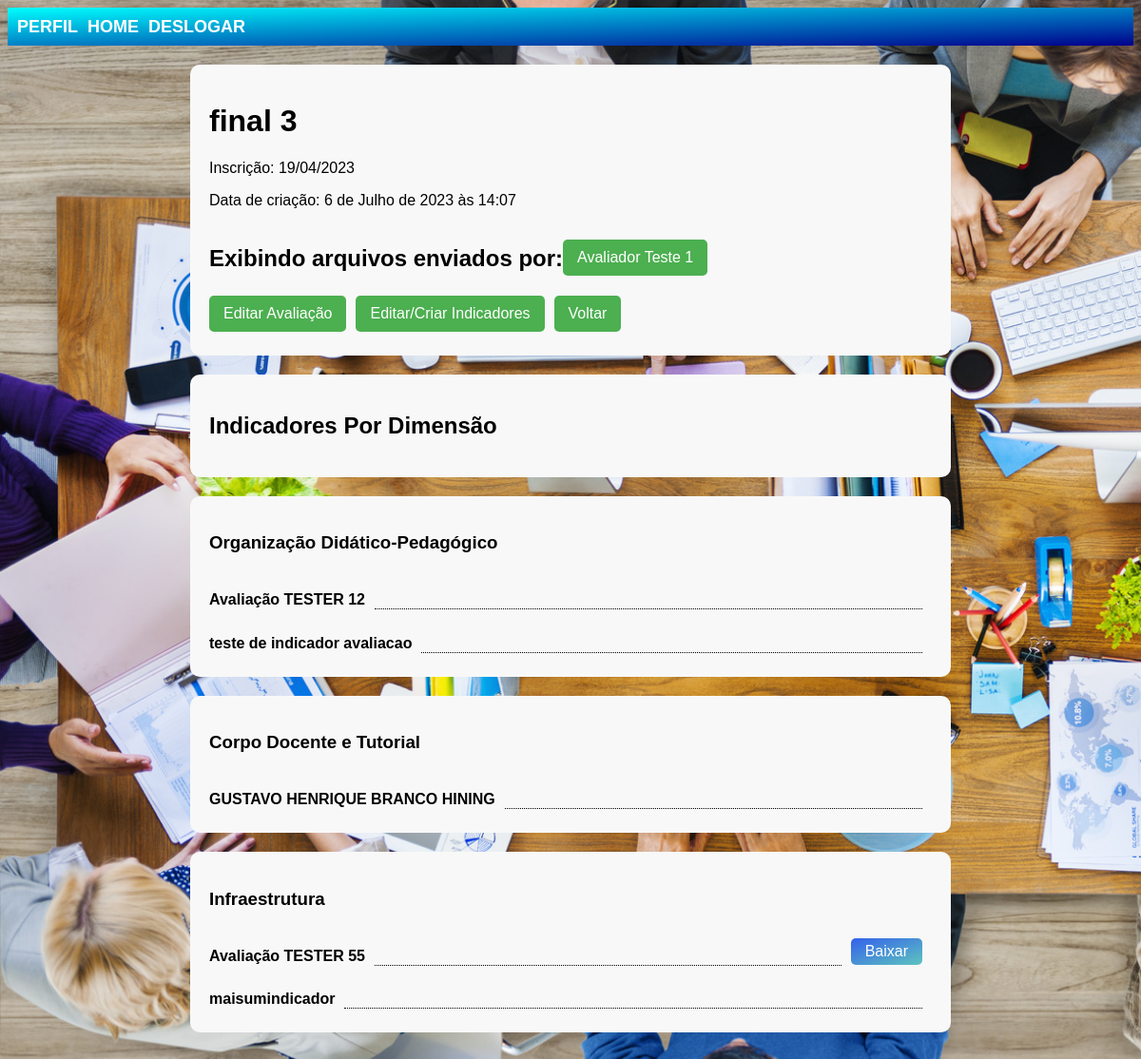
The app's page /avaliacoes/distribuidor_detalhes_avaliacao_arquivos/2/27/ (signed in), older data.
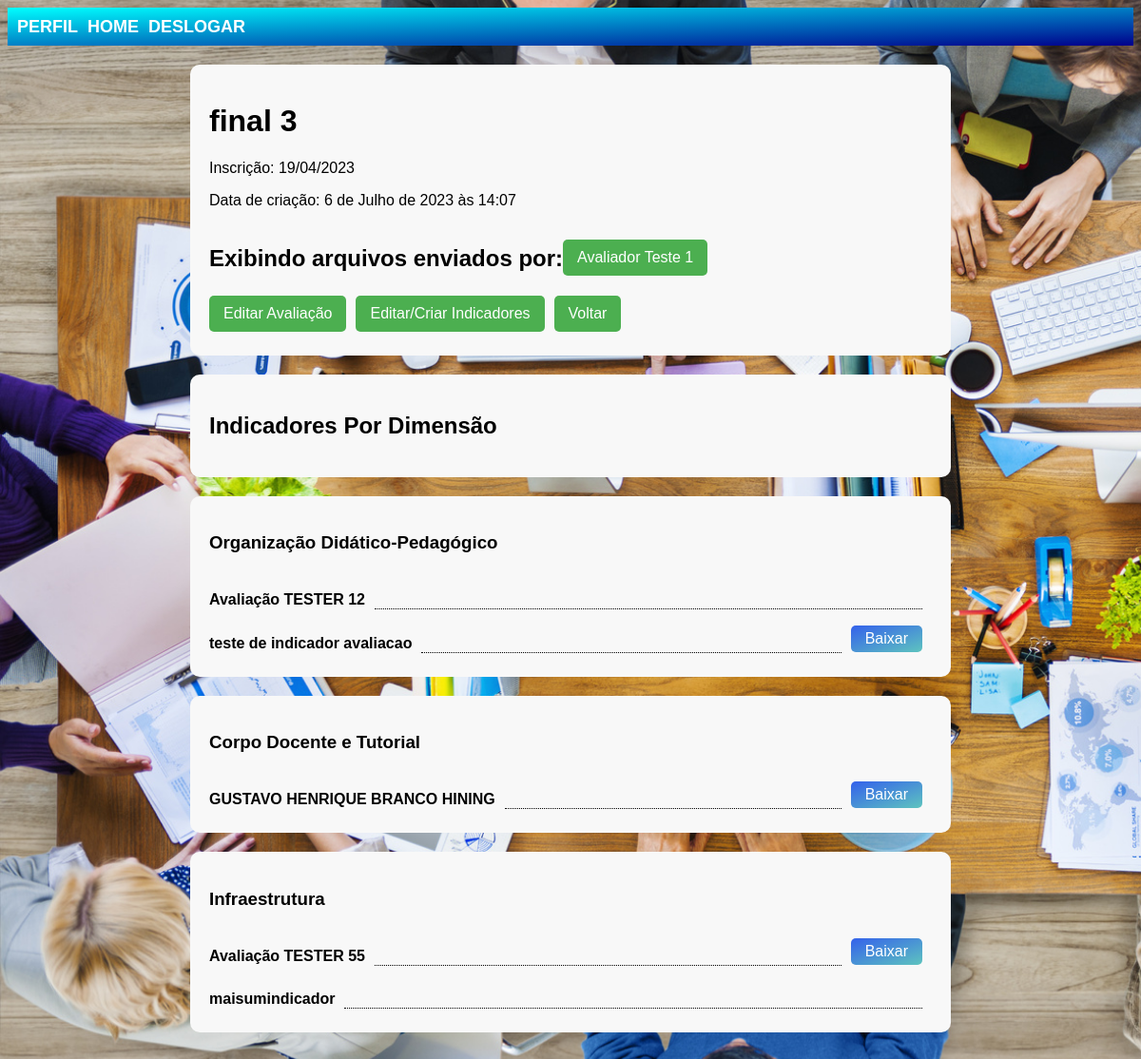
The same page, newer data.
### avaliacoes/models.py (models this page shows, shortened)
class Indicador(models.Model):
    DIMENSOES = (
        ('Organização Didático-Pedagógico', 'Organização Didático-Pedagógico'),
        ('Corpo Docente e Tutorial', 'Corpo Docente e Tutorial'),
        ('Infraestrutura', 'Infraestrutura'),
    )
    nome = models.CharField(max_length=255)
    dimensao = models.CharField(max_length=255, choices=DIMENSOES)
    avaliacao = models.ForeignKey(Avaliacao, on_delete=models.CASCADE, related_name='indicadores')

class ArquivoIndicador(models.Model):
    arquivo = models.FileField(upload_to='arquivos_indicadores/')
    indicador = models.ForeignKey(Indicador, on_delete=models.CASCADE, related_name='arquivos')
    avaliador = models.ForeignKey(CustomUser, on_delete=models.CASCADE, related_name='arquivos_indicadores', limit_choices_to={'user_type': 'avaliador'})
    class Meta:
        unique_together = ('indicador', 'avaliador')

### avaliacoes/views.py (the view)
# urls.py: path('distribuidor_detalhes_avaliacao_arquivos/<int:avaliador_id>/<int:avaliacao_id>/', views.distribuidor_detalhes_avaliacao_arquivos, name='distribuidor_detalhes_avaliacao_arquivos'),
@login_required
def distribuidor_detalhes_avaliacao_arquivos(request, avaliador_id, avaliacao_id):
    avaliacao = get_object_or_404(Avaliacao, id=avaliacao_id)
    avaliador = get_object_or_404(CustomUser, id=avaliador_id)
    indicadores = Indicador.objects.filter(avaliacao=avaliacao)
    arquivos = ArquivoIndicador.objects.filter(indicador__in=indicadores, avaliador=avaliador)
    indicadores_por_dimensao = {}
    for indicador in indicadores:
        if indicador.dimensao not in indicadores_por_dimensao:
            indicadores_por_dimensao[indicador.dimensao] = []
        indicadores_por_dimensao[indicador.dimensao].append(indicador)
    context = {
        'avaliacao': avaliacao,
        'avaliador': avaliador,
        'indicadores_por_dimensao': indicadores_por_dimensao,
        'arquivos': arquivos,
    }
    return render(request, 'avaliacoes/distribuidor_detalhes_avaliacao_arquivos.html', context)

### templates/avaliacoes/distribuidor_detalhes_avaliacao_arquivos.html (shortened to what this page needs)
{% extends 'base.html' %}
{% block content %}
<div class="container">
    <div class="box">
        <h1>{{ avaliacao.nome }}</h1>
        <p>Inscrição: {{ avaliacao.inscricao }}</p>
        <p>Data de criação: {{ avaliacao.data_criacao }}</p>
        <div class="button-group">
            <h2>Exibindo arquivos enviados por:</h2><p><a href="{% url 'contas:detalhes_usuario' avaliador.id %}"> {{ avaliador.name }}</a></p>
        </div>
        <div class="button-group">
            <a href="{% url 'avaliacoes:editar_avaliacao' avaliacao.id %}">Editar Avaliação</a>
            <a href="{% url 'avaliacoes:criar_indicador' avaliacao.id %}">Editar/Criar Indicadores</a>
            <a href="{% url 'avaliacoes:distribuidor_detalhes_avaliacao' avaliacao.id %}">Voltar</a>
        </div>
    </div>
    <div class="box">
        <h2>Indicadores Por Dimensão</h2>
    </div>
    {% for dimensao, indicadores in indicadores_por_dimensao.items %}
        <div class="box">
            <h3>{{ dimensao }}</h3>
            {% for indicador in indicadores %}
                <div class="button-group">
                    <h4>{{ indicador.nome }}</h4>
                    <span class="spacer"></span>
                    {% for arquivo in arquivos %}
                        {% if arquivo.indicador == indicador %}
                            <a href="{% url 'avaliacoes:baixar_arquivo_distribuidor' arquivo.id %}" class="btn btn-baixar">Baixar</a>
                        {% endif %}
                    {% endfor %}
                </div>
            {% endfor %}
        </div>
    {% endfor %}
</div>
{% endblock %}

Row changes from the older to the newer data that the page shows:
added ArquivoIndicador: shows "Baixar", shown under Indicador "teste de indicador avaliacao"
added ArquivoIndicador: shows "Baixar", shown under Indicador "Corpo Docente e Tutorial"
